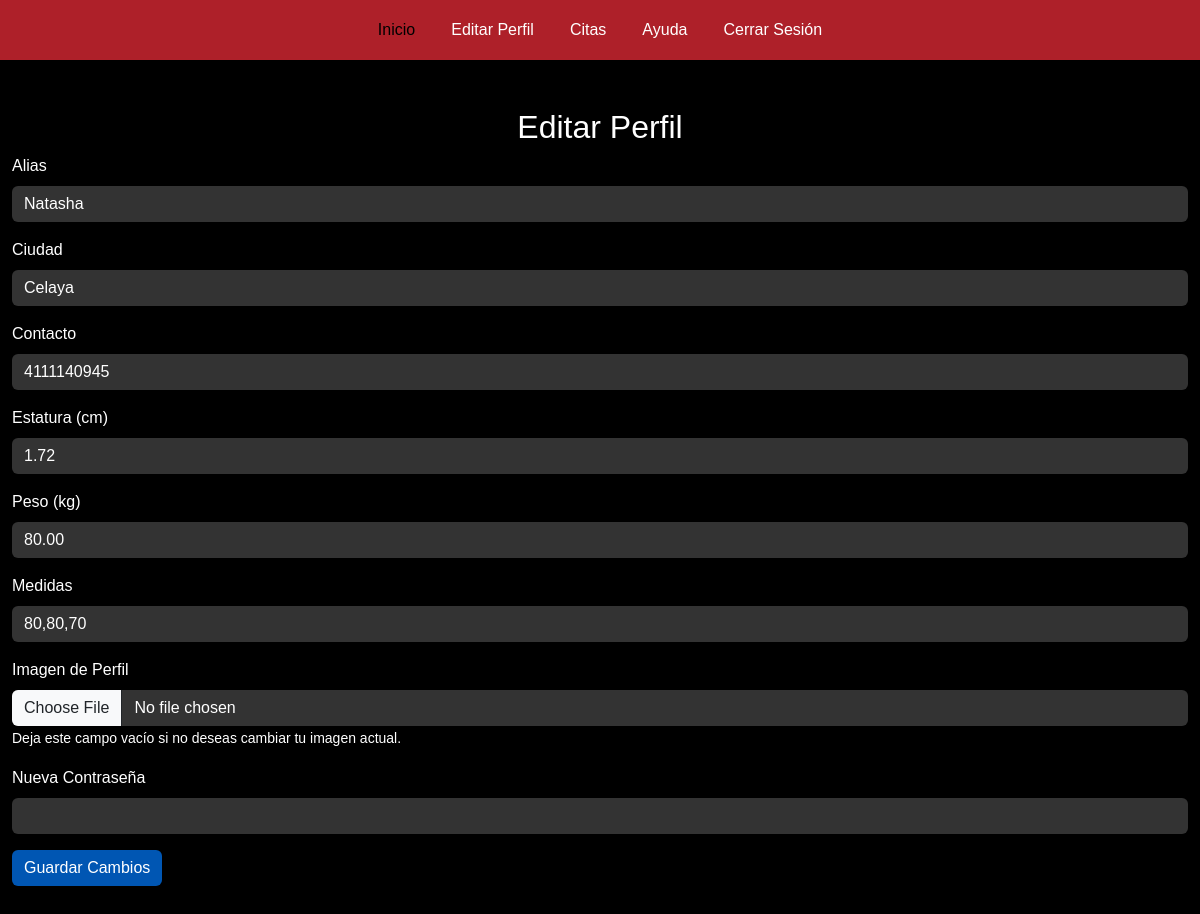
Page /Scort/editar_perfil.php (signed in) on the committed database.
### tables this page shows
CREATE TABLE `scort` (
  `id_usuario` int(11) NOT NULL,
  `alias` varchar(50) NOT NULL,
  `ciudad` varchar(50) DEFAULT NULL,
  `contacto` varchar(50) DEFAULT NULL,
  `estatura` decimal(4,2) DEFAULT NULL,
  `peso` decimal(5,2) DEFAULT NULL,
  `medidas` varchar(50) DEFAULT NULL,
  `imagen` mediumblob DEFAULT NULL,
  `email` varchar(100) NOT NULL,
  `password` varchar(255) NOT NULL
);

### Scort/editar_perfil.php (the view, shortened to what this page needs)
<?php
include 'head.php';
include '../BaseDatos/db.php';
$email = $_SESSION['email'];
try {
    $query = "SELECT id_usuario, alias, ciudad, contacto, estatura, peso, medidas, imagen FROM scort WHERE email = ?";
    $stmt = $conn->prepare($query);
    $stmt->bind_param("s", $email);
    $stmt->execute();
    $result = $stmt->get_result();
    $user = $result->fetch_assoc();
} catch (Exception $e) {
    echo "Error al obtener datos: " . $e->getMessage();
    exit();
}
?>
<!DOCTYPE html>
<html lang="es">
<head>
    <link rel="stylesheet" href="../CSS/styles_index.css">
</head>
<body>
<div class="container my-5">
    <h2 class="text-center">Editar Perfil</h2>
    <form method="POST" enctype="multipart/form-data">
        <div class="mb-3">
            <label for="alias" class="form-label">Alias</label>
            <input type="text" class="form-control" id="alias" name="alias" value="<?php echo htmlspecialchars($user['alias']); ?>" required>
        </div>
        <div class="mb-3">
            <label for="ciudad" class="form-label">Ciudad</label>
            <input type="text" class="form-control" id="ciudad" name="ciudad" value="<?php echo htmlspecialchars($user['ciudad']); ?>" required>
        </div>
        <div class="mb-3">
            <label for="contacto" class="form-label">Contacto</label>
            <input type="text" class="form-control" id="contacto" name="contacto" value="<?php echo htmlspecialchars($user['contacto']); ?>" required>
        </div>
        <div class="mb-3">
            <label for="estatura" class="form-label">Estatura (cm)</label>
            <input type="number" step="0.1" class="form-control" id="estatura" name="estatura" value="<?php echo htmlspecialchars($user['estatura']); ?>" required>
        </div>
        <div class="mb-3">
            <label for="peso" class="form-label">Peso (kg)</label>
            <input type="number" step="0.1" class="form-control" id="peso" name="peso" value="<?php echo htmlspecialchars($user['peso']); ?>" required>
        </div>
        <div class="mb-3">
            <label for="medidas" class="form-label">Medidas</label>
            <input type="text" class="form-control" id="medidas" name="medidas" value="<?php echo htmlspecialchars($user['medidas']); ?>" required>
        </div>
        <div class="mb-3">
            <label for="imagen" class="form-label">Imagen de Perfil</label>
            <input type="file" class="form-control" id="imagen" name="imagen">
            <small>Deja este campo vacío si no deseas cambiar tu imagen actual.</small>
        </div>
        <div class="mb-3">
            <label for="password" class="form-label">Nueva Contraseña</label>
            <input type="password" class="form-control" id="password" name="password" value="<?php echo htmlspecialchars($user['password']); ?>"required>
        </div>
        <button type="submit" class="btn btn-primary">Guardar Cambios</button>
    </form>
</div>
</body>
</html>

### CSS/styles_index.css (style rules this page uses)
body { background-color: black; color: white; font-family: Arial, sans-serif; text-align: justify; }
.container { max-width: 1200px; }
form .form-control { background-color: #333; color: white; border: none; }
.btn-primary { background-color: #0056b3; border: none; }

### rows in the picture
scort: alias "Natasha", ciudad "Celaya", contacto "4111140945", estatura "1.72", peso "80.00", medidas "80,80,70"
